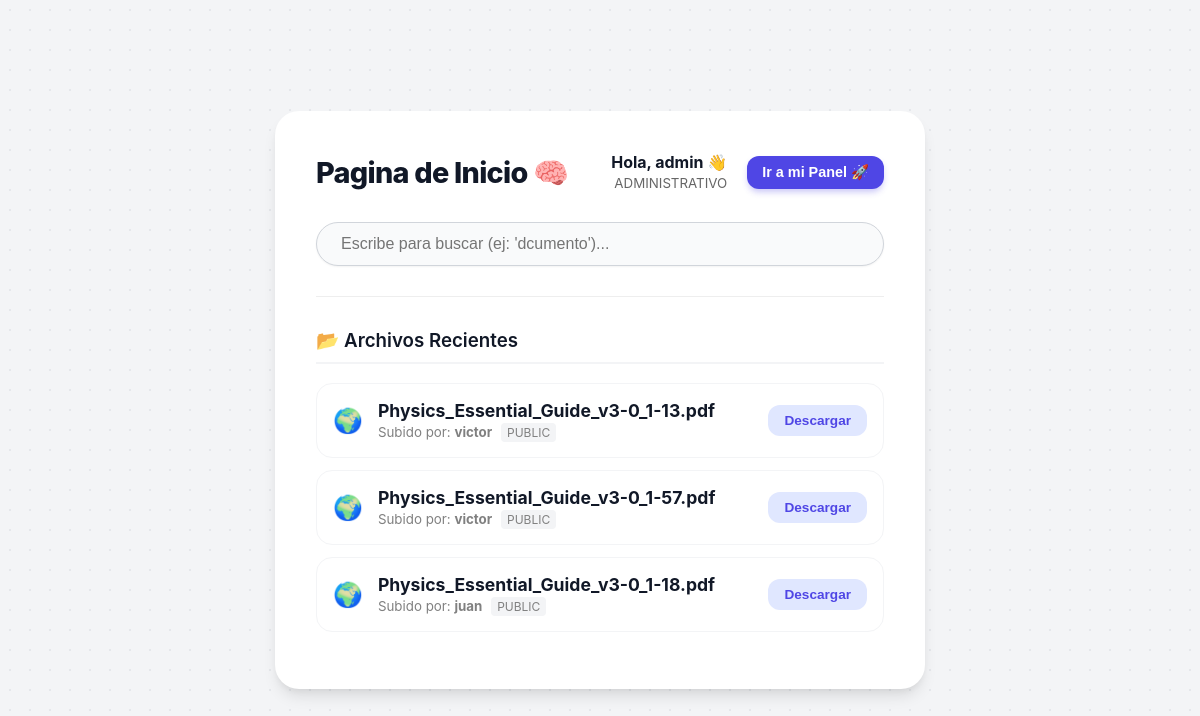
The app's page / (signed in) with its own data.
### app.py (models this page shows)
class User(UserMixin, db.Model):
    id = db.Column(db.Integer, primary_key=True)
    username = db.Column(db.String(150), unique=True, nullable=False)
    email = db.Column(db.String(150), unique=True, nullable=False)
    password = db.Column(db.String(150), nullable=False)
    role = db.Column(db.String(50), nullable=False, default='administrativo')
    files = db.relationship('File', backref='owner', lazy=True, cascade="all, delete-orphan")

class File(db.Model):
    id = db.Column(db.Integer, primary_key=True)
    filename = db.Column(db.String(300))
    user_id = db.Column(db.Integer, db.ForeignKey('user.id'))
    visibility = db.Column(db.String(50), default='private')

### app.py (the view)
@app.route('/')
def home():
    files = get_allowed_files(current_user)
    return render_template('home.html', files=files)

### app.py (called while the page is built)
@login_manager.user_loader
def load_user(user_id):
    return User.query.get(int(user_id))

def get_allowed_files(user):
    if user.is_authenticated and user.role == 'superadmin':
        return File.query.all()
    filters = [File.visibility == 'public'] # Todos ven lo público
    if user.is_authenticated:
        filters.append(File.owner == user)
        if user.role in ['medico', 'tecnico']:
            filters.append(File.visibility == 'salud')
        elif user.role == 'administrativo':
            filters.append(File.visibility == 'admin')
    return File.query.filter(db.or_(*filters)).all()

### templates/home.html (shortened to what this page needs)
<!DOCTYPE html>
<html lang="es">
<head>
    <link rel="stylesheet" href="{{ url_for('static', filename='style.css') }}">
</head>
<body>
    <div class="container">
        <div style="display: flex; justify-content: space-between; align-items: center; margin-bottom: 30px;">
            <h1 style="margin: 0; font-size: 1.8rem;">Pagina de Inicio 🧠</h1>
            <div style="display: flex; gap: 10px; align-items: center;">
                {% if current_user.is_authenticated %}
                    <div style="text-align: right; margin-right: 10px;">
                        <span style="display: block; font-weight: bold;">Hola, {{ current_user.username }} 👋</span>
                        <small style="color: #666;">{{ current_user.role|upper }}</small>
                    </div>
                    <a href="/dashboard" style="text-decoration: none;">
                        <button class="btn-primary" style="padding: 8px 15px; font-size: 0.9rem;">Ir a mi Panel 🚀</button>
                    </a>
                {% else %}
                    <a href="/login" style="text-decoration: none;">
                        <button class="btn-primary" style="width: auto;">Iniciar Sesión</button>
                    </a>
                {% endif %}
            </div>
        </div>
        <div class="search-container">
            <input type="text" id="searchInput" class="search-input" placeholder="Escribe para buscar (ej: 'dcumento')..." autocomplete="off">
        </div>
        <hr style="border: 0; border-top: 1px solid #eee; margin-bottom: 20px;">
        <h3>📂 Archivos Recientes</h3>
        <ul>
            {% for file in files %}
                <li>
                    <div style="display: flex; align-items: center; gap: 15px;">
                        <span style="font-size: 1.5rem;" title="{{ file.visibility }}">
                            {% if file.visibility == 'public' %} 🌍
                            {% elif file.visibility == 'salud' %} 🏥
                            {% elif file.visibility == 'admin' %} 📋
                            {% else %} 🔒
                            {% endif %}
                        </span>
                        <div>
                            <strong style="font-size: 1.1rem;">{{ file.filename }}</strong>
                            <br>
                            <small style="color: grey;">
                                Subido por: <b>{{ file.owner.username }}</b>
                                <span style="background: #f3f4f6; padding: 2px 6px; border-radius: 4px; margin-left: 5px; font-size: 0.75rem;">
                                    {{ file.visibility|upper }}
                                </span>
                            </small>
                        </div>
                    </div>
                    <a href="{{ url_for('download', file_id=file.id) }}">
                        <button class="btn-download">Descargar</button>
                    </a>
                </li>
            {% else %}
                <p style="text-align: center; color: #777; padding: 20px;">
                    No hay archivos disponibles para tu perfil.
                </p>
            {% endfor %}
        </ul>
    </div>
</body>
</html>

### static/style.css (style rules this page uses)
:root { --primary-color: #4f46e5; --primary-hover: #4338ca; --bg-color: #f3f4f6; --card-bg: #ffffff; --text-main: #111827; --text-muted: #6b7280; --danger: #ef4444; --success: #10b981; --warning: #f59e0b; --shadow-sm: 0 1px 2px 0 rgba(0, 0, 0, 0.05); --shadow-md: 0 4px 6px -1px rgba(0, 0, 0, 0.1), 0 2px 4px -1px rgba(0, 0, 0, 0.06); --shadow-lg: 0 10px 15px -3px rgba(0, 0, 0, 0.1), 0 4px 6px -2px rgba(0, 0, 0, 0.05); }
* { box-sizing: border-box; }
body { font-family: 'Inter', 'Segoe UI', system-ui, -apple-system, sans-serif; background-color: var(--bg-color); background-image: radial-gradient(#e5e7eb 1px, transparent 1px); background-size: 20px 20px; margin: 0; display: flex; justify-content: center; align-items: center; min-height: 100vh; color: var(--text-main); padding: 20px; }
.container { background-color: var(--card-bg); width: 100%; max-width: 650px; padding: 2.5rem; border-radius: 1.5rem; box-shadow: var(--shadow-lg); border: 1px solid rgba(255, 255, 255, 0.5); }
h1, h2 { font-weight: 800; color: var(--text-main); text-align: center; margin-bottom: 0.5rem; letter-spacing: -0.025em; }
h3 { font-weight: 600; margin-top: 2rem; color: var(--text-main); border-bottom: 2px solid var(--bg-color); padding-bottom: 10px; }
a { text-decoration: none; color: inherit; }
input[type="text"], input[type="password"], input[type="email"], input[type="file"] { width: 100%; padding: 0.75rem 1rem; border: 1px solid #d1d5db; border-radius: 0.75rem; font-size: 1rem; transition: all 0.2s; background-color: #f9fafb; }
.search-container { position: relative; margin-bottom: 2rem; }
.search-input { border-radius: 50px !important; padding-left: 1.5rem !important; border: 1px solid #d1d5db; box-shadow: var(--shadow-sm); }
button { padding: 0.75rem 1.5rem; border: none; border-radius: 0.75rem; font-weight: 600; font-size: 0.95rem; cursor: pointer; transition: all 0.2s ease; display: inline-flex; align-items: center; justify-content: center; gap: 0.5rem; }
.btn-primary { background-color: var(--primary-color); color: white; width: 100%; box-shadow: 0 4px 6px -1px rgba(79, 70, 229, 0.3); }
.btn-download { background-color: #e0e7ff; color: var(--primary-color); padding: 0.5rem 1rem; font-size: 0.85rem; }
ul { list-style: none; padding: 0; }
li { background: white; border: 1px solid #f3f4f6; margin-bottom: 0.75rem; padding: 1rem; border-radius: 1rem; display: flex; justify-content: space-between; align-items: center; transition: transform 0.2s, box-shadow 0.2s; }

### templates/home.html (style rules this page uses)
.search-container { position: relative; max-width: 600px; margin: 0 auto 30px auto; }

### records on screen
User: username "admin", role "ADMINISTRATIVO"
File: filename "Physics_Essential_Guide_v3-0_1-13.pdf", owner.username "victor", visibility "PUBLIC"
File: filename "Physics_Essential_Guide_v3-0_1-57.pdf", owner.username "victor", visibility "PUBLIC"
File: filename "Physics_Essential_Guide_v3-0_1-18.pdf", owner.username "juan", visibility "PUBLIC"
